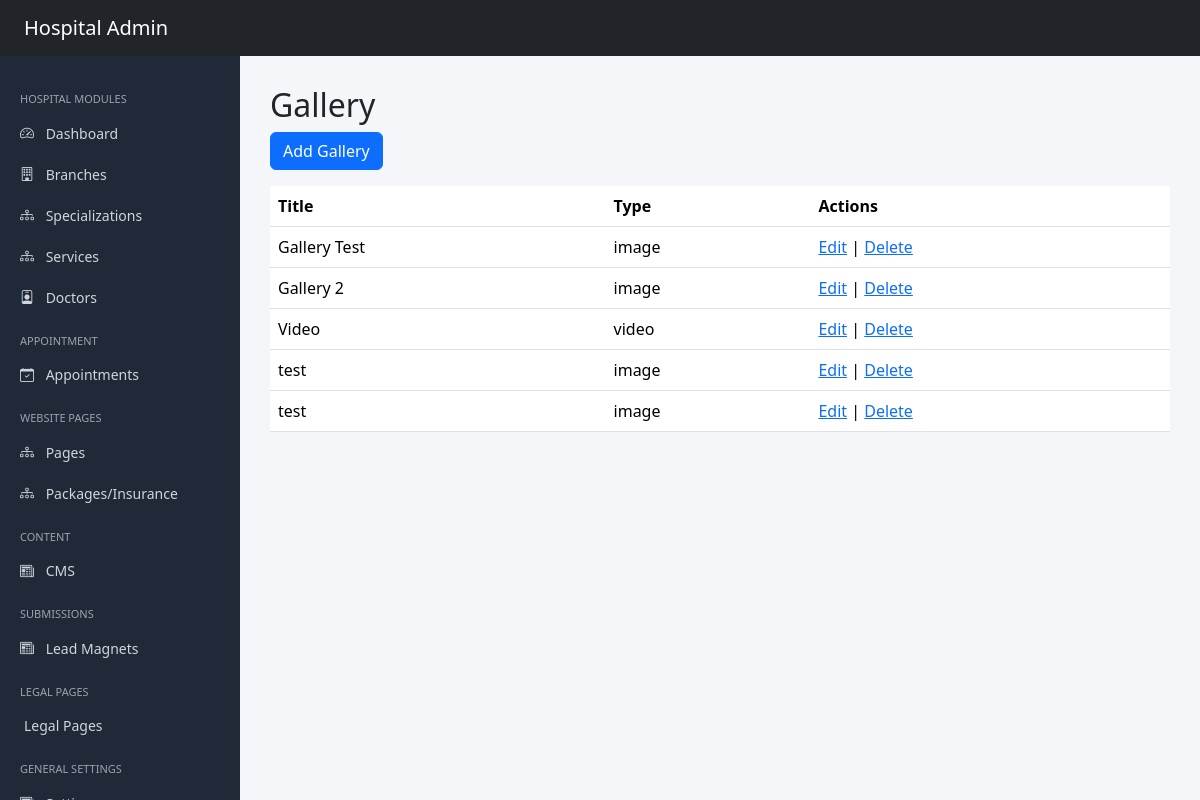
The page /administrator/gallery/ on the database its author committed.
### administrator/models.py (models this page shows)
class Gallery(models.Model):
    MEDIA_TYPE = (
        ('image', 'Image'),
        ('video', 'Video'),
    )
    title = models.CharField(max_length=255, blank=True)
    media_type = models.CharField(
        max_length=10,
        choices=MEDIA_TYPE
    )
    video_url = models.TextField(
    blank=True,
    null=True,
    help_text="Paste full YouTube embed iframe code"
)
    is_active = models.BooleanField(default=True)

### administrator/views.py (the view)
# urls.py: path('gallery/', GalleryListView.as_view(), name='gallery_list'),
class GalleryListView(ListView):
    model = Gallery
    template_name = "administrator/gallery/list.html"
    context_object_name = "galleries"

### userapp/context_processors.py (called while the page is built)
def global_data(request):
    def get_menu(slug):
        return MenuGroup.objects.prefetch_related('items').filter(
            slug=slug,
            is_active=True
        ).first()
    settings = GlobalSettings.objects.first()
    social_links = SocialLink.objects.filter(is_active=True).order_by('order')
    legal_pages = LegalPage.objects.filter(is_active=True)
    return {
        'global_settings': settings,
         'social_links': social_links,
         'legal_pages':legal_pages,
        'main_menu': get_menu('main-menu'),
        'specialization_menu': get_menu('specialization-menu'),
        'quick_links_menu': get_menu('quick-links-menu'),
    }

### administrator/templates/administrator/gallery/list.html (shortened to what this page needs)
{% extends "administrator/shared/base.html" %}
{% block content %}
<h2>Gallery</h2>
<a href="{% url 'administrator:gallery_add' %}" class="btn btn-primary">Add Gallery</a>
<table class="table mt-3">
    <tr>
        <th>Title</th>
        <th>Type</th>
        <th>Actions</th>
    </tr>
    {% for g in galleries %}
    <tr>
        <td>{{ g.title }}</td>
        <td>{{ g.media_type }}</td>
        <td>
            <a href="{% url 'administrator:gallery_edit' g.id %}">Edit</a> |
            <a href="{% url 'administrator:gallery_delete' g.id %}">Delete</a>
        </td>
    </tr>
    {% endfor %}
</table>
{% endblock %}

### administrator/templates/administrator/shared/base.html (style rules this page uses)
body { background:#f4f6f9; overflow-x:hidden; }

### rows shown on the page
Gallery: title "Gallery Test", media_type "image"
Gallery: title "Gallery 2", media_type "image"
Gallery: title "Video", media_type "video"
Gallery: title "test", media_type "image"
Gallery: title "test", media_type "image"
